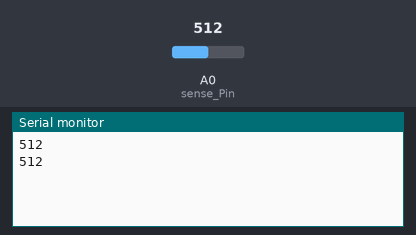
The sketch below on a simulated Arduino Uno, built with avr-gcc and run on an emulated ATmega328P. On the bench: the last lines printed to the serial monitor. The inputs (shaded band) are chosen by the test bench; at power-on: A0 (sense_Pin) = 512.

Above: at 1.8 s.
1.9 s: A0 (sense_Pin) set to 716
At 2.8 s:
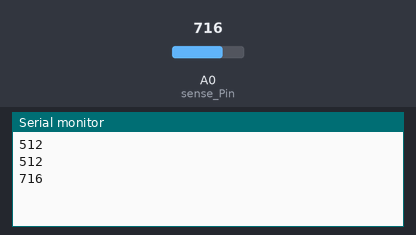
3.4 s: A0 (sense_Pin) set to 900
At 4.7 s:
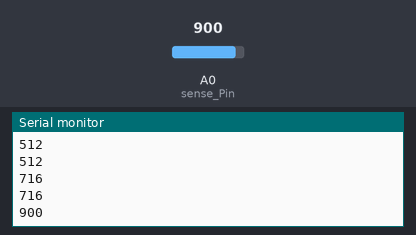
Timing chart, 0 to 6.4 s (numbered marks = the images above; inputs shaded):
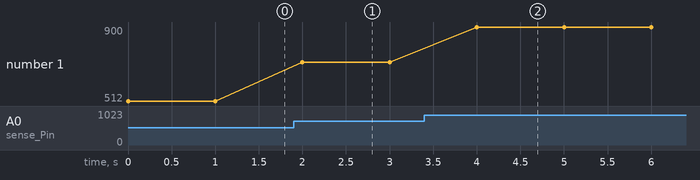

The sketch:

Soil_Moisture_sensor_With_Node_MCU.ino
```cpp
int sense_Pin = A0; // sensor input at Analog pin A0

void setup()
{
   Serial.begin(9600);
   pinMode(sense_Pin,INPUT); // define the pinmode

}
void loop()
{

   int Value = analogRead(sense_Pin); // read the analog value of soilmoisture sensor and store it into the variable "value"
   Serial.println(Value);//print the data of value on serial monitor
   delay(1000);
}
```

Measured:
- after the input at 1.9 s, the serial monitor: prints a new line after 0.10 s (image 1)
- after the input at 3.4 s, the serial monitor: prints a new line after 0.60 s (image 2)
- plotted number 1: 512 → 716 after the input at 1.9 s, 716 → 900 after the input at 3.4 s
